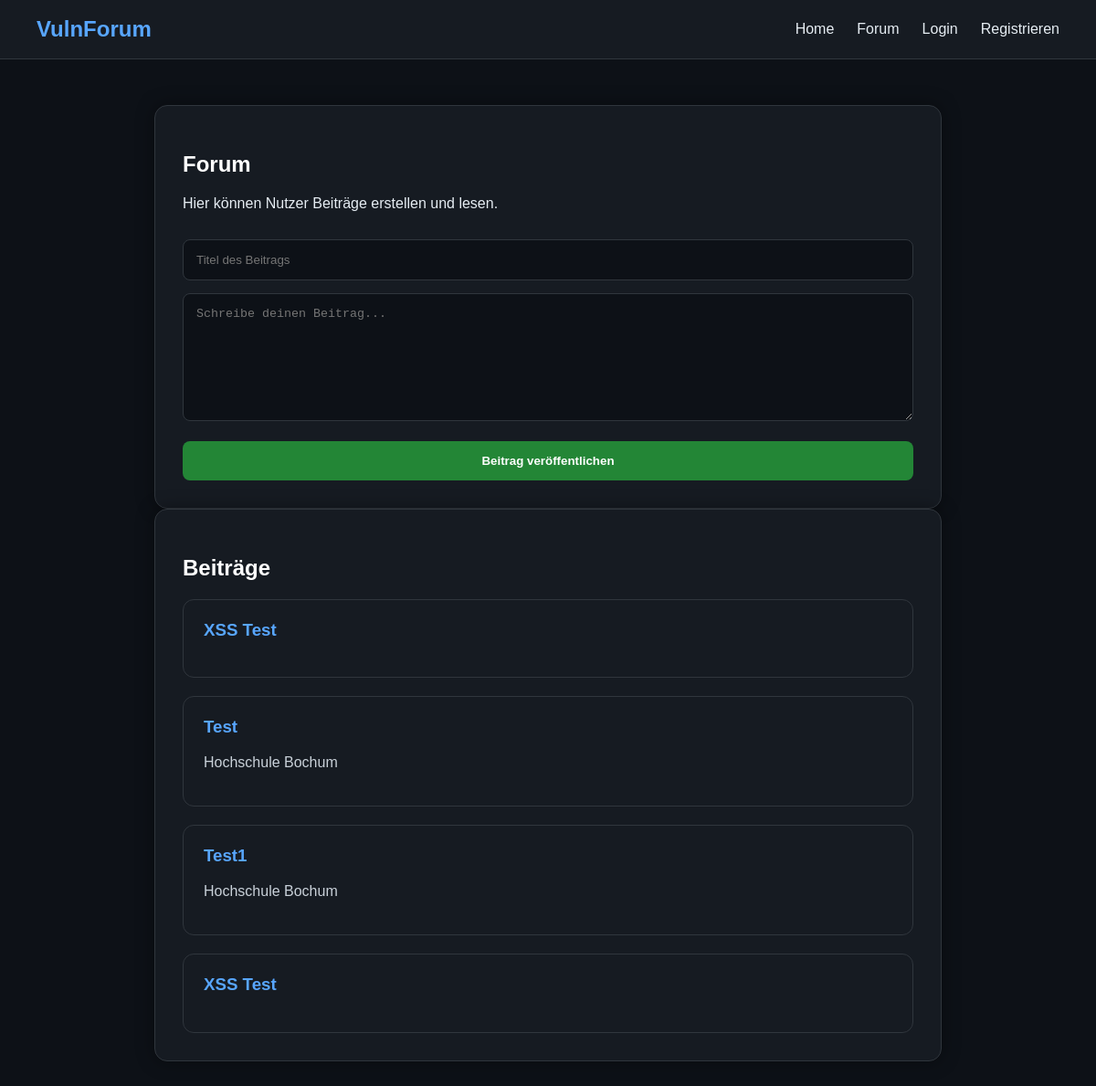
Before: /forum (signed in) with the older database file.
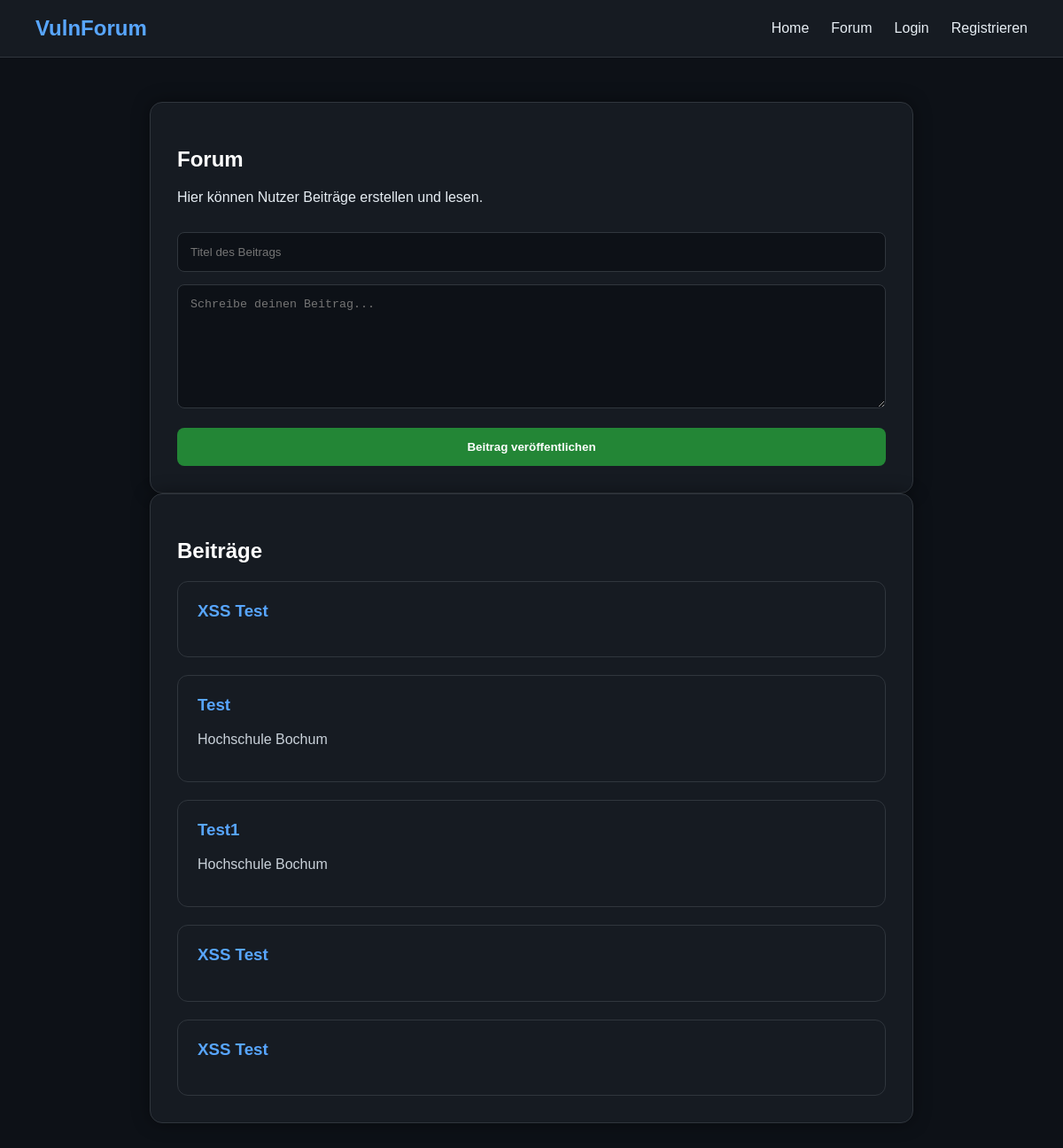
After: the same page with the newer database file.
### tables this page shows
CREATE TABLE posts (
        id INTEGER PRIMARY KEY,
        user_id INTEGER,
        title TEXT,
        content TEXT
    );

### app.py (the view)
@app.route("/forum", methods=["GET", "POST"]) #XSS
def forum():
    if "user_id" not in session:
        return redirect("/login")
    conn = sqlite3.connect("database.db")
    c = conn.cursor()
    if request.method == "POST":
        title = request.form["title"]
        content = request.form["content"]  # BEWUSSTE LÜCKE: Stored XSS , ,wird das bei jedem ausgefuehrt der das Forum oeffnet.
        c.execute("INSERT INTO posts (user_id, title, content) VALUES (?, ?, ?)",
                  (session["user_id"], title, content))
        conn.commit()
    posts = c.execute("SELECT * FROM posts").fetchall()
    conn.close()
    return render_template("forum.html", posts=posts, username=session["username"])

### templates/forum.html (shortened to what this page needs)
<!DOCTYPE html>
<html lang="de">
<head>
    <link rel="stylesheet" href="{{ url_for('static', filename='style.css') }}">
</head>
<body>
    <nav>
        <h2>VulnForum</h2>
        <a href="/">Home</a>
        <a href="/forum">Forum</a>
        <a href="/login">Login</a>
        <a href="/register">Registrieren</a>
    </nav>
    <main class="container">
        <section class="card wide">
            <h1>Forum</h1>
            <p>Hier können Nutzer Beiträge erstellen und lesen.</p>
            <form method="POST">
                <input type="text" name="title" placeholder="Titel des Beitrags" required>
                <textarea name="content" placeholder="Schreibe deinen Beitrag..." required></textarea>
                <button type="submit">Beitrag veröffentlichen</button>
            </form>
        </section>
        <section class="card wide">
            <h2>Beiträge</h2>
            {% for post in posts %}
            <article class="post">
                <h3>{{ post[2] }}</h3>
                <p>{{ post[3] | safe }}</p>
            </article>
            {% endfor %}
        </section>
    </main>
</body>
</html>

### static/style.css (style rules this page uses)
body { margin: 0; font-family: Arial, sans-serif; background: #0d1117; color: #e6edf3; }
nav { background: #161b22; padding: 18px 40px; display: flex; align-items: center; gap: 25px; border-bottom: 1px solid #30363d; }
nav h2 { margin: 0; margin-right: auto; color: #58a6ff; }
nav a { color: #e6edf3; text-decoration: none; transition: 0.2s; }
.container { width: 90%; max-width: 1000px; margin: 50px auto; }
.card { background: #161b22; padding: 30px; border-radius: 14px; border: 1px solid #30363d; box-shadow: 0 0 20px rgba(0,0,0,0.4); max-width: 420px; margin: auto; }
input, textarea { width: 100%; padding: 14px; margin-top: 14px; background: #0d1117; border: 1px solid #30363d; border-radius: 8px; color: white; box-sizing: border-box; }
textarea { min-height: 140px; resize: vertical; }
button { width: 100%; padding: 14px; margin-top: 18px; background: #238636; border: none; border-radius: 8px; color: white; font-weight: bold; cursor: pointer; transition: 0.2s; }
.post { background: #161b22; padding: 22px; margin-top: 20px; border-radius: 12px; border-left: 5px solid #58a6ff; border: 1px solid #30363d; }
.post h3 { margin-top: 0; color: #58a6ff; }
.post p { color: #c9d1d9; }
h1, h2, h3 { color: white; }
.wide { max-width: 800px; }

Changed rows visible on the page:
added posts: title "XSS Test"
